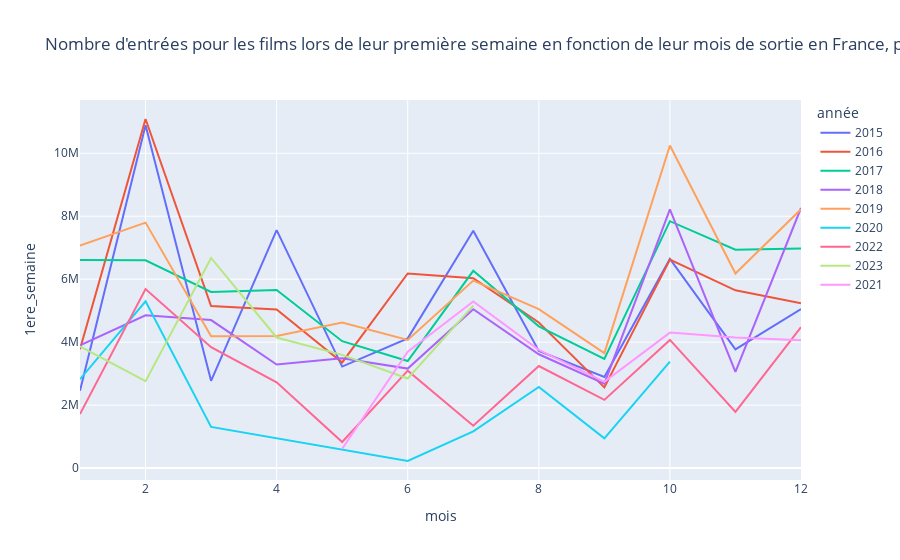

Notebook cell for this chart:
### Markdown cell above
<font color='red'><h2>Nombre d'entrées pour les films lors de leur première semaine en fonction de leur mois de sortie</h2></font>

### Code cell
import plotly.express as px
import pandas as pd

# Assurez-vous que la colonne 'sortie_france' est au format datetime
df['sortie_france'] = pd.to_datetime(df['sortie_france'], format='%Y-%m-%d')

# Filtrer les données pour inclure uniquement les dates entre 2015 et fin 2023
mask = (df['sortie_france'] >= '2015-01-01') & (df['sortie_france'] <= '2023-12-31')
df_filtered = df.loc[mask]

# Créer une colonne 'mois' pour regrouper les données par mois
df_filtered['mois'] = df_filtered['sortie_france'].dt.month

# Créer une colonne 'année' pour la légende
df_filtered['année'] = df_filtered['sortie_france'].dt.year

# Regrouper les données par mois et année et calculer la somme des entrées de la première semaine pour chaque mois et année
df_grouped = df_filtered.groupby(['mois', 'année'])['1ere_semaine'].sum().reset_index()

# Créer le graphique en courbes avec Plotly
fig = px.line(df_grouped, x='mois', y='1ere_semaine', color='année', title="Nombre d'entrées pour les films lors de leur première semaine en fonction de leur mois de sortie en France, par mois, de janvier à décembre, pour toutes les années entre 2015 et fin 2023")
fig.show()

### Figure 1 — Plotly figure (JSON) as saved in the notebook; plotly's stock layout.template omitted (floating-point values rounded to 4 significant figures)
{"data": [{"hovertemplate": "année=2015<br>mois=%{x}<br>1ere_semaine=%{y}<extra></extra>", "legendgroup": "2015", "line": {"color": "#636efa", "dash": "solid"}, "marker": {"symbol": "circle"}, "mode": "lines", "name": "2015", "orientation": "v", "showlegend": true, "type": "scatter", "x": [1, 2, 3, 4, 5, 6, 7, 8, 9, 10, 11, 12], "xaxis": "x", "y": [2459616, 10892167, 2769980, 7560847, 3224766, 4120336, 7537914, 3718083, 2896538, 6644606, 3769362, 5052602], "yaxis": "y"}, {"hovertemplate": "année=2016<br>mois=%{x}<br>1ere_semaine=%{y}<extra></extra>", "legendgroup": "2016", "line": {"color": "#EF553B", "dash": "solid"}, "marker": {"symbol": "circle"}, "mode": "lines", "name": "2016", "orientation": "v", "showlegend": true, "type": "scatter", "x": [1, 2, 3, 4, 5, 6, 7, 8, 9, 10, 11, 12], "xaxis": "x", "y": [3774806, 11088941, 5147223, 5039036, 3355680, 6181907, 6030984, 4626991, 2563103, 6625792, 5646375, 5235399], "yaxis": "y"}, {"hovertemplate": "année=2017<br>mois=%{x}<br>1ere_semaine=%{y}<extra></extra>", "legendgroup": "2017", "line": {"color": "#00cc96", "dash": "solid"}, "marker": {"symbol": "circle"}, "mode": "lines", "name": "2017", "orientation": "v", "showlegend": true, "type": "scatter", "x": [1, 2, 3, 4, 5, 6, 7, 8, 9, 10, 11, 12], "xaxis": "x", "y": [6606815, 6601911, 5594583, 5654116, 4029676, 3399651, 6266512, 4501875, 3467363, 7843032, 6938657, 6973505], "yaxis": "y"}, {"hovertemplate": "année=2018<br>mois=%{x}<br>1ere_semaine=%{y}<extra></extra>", "legendgroup": "2018", "line": {"color": "#ab63fa", "dash": "solid"}, "marker": {"symbol": "circle"}, "mode": "lines", "name": "2018", "orientation": "v", "showlegend": true, "type": "scatter", "x": [1, 2, 3, 4, 5, 6, 7, 8, 9, 10, 11, 12], "xaxis": "x", "y": [3901557, 4855274, 4701718, 3291164, 3486222, 3160816, 5045371, 3615347, 2683062, 8218213, 3053664, 8262184], "yaxis": "y"}, {"hovertemplate": "année=2019<br>mois=%{x}<br>1ere_semaine=%{y}<extra></extra>", "legendgroup": "2019", "line": {"color": "#FFA15A", "dash": "solid"}, "marker": {"symbol": "circle"}, "mode": "lines", "name": "2019", "orientation": "v", "showlegend": true, "type": "scatter", "x": [1, 2, 3, 4, 5, 6, 7, 8, 9, 10, 11, 12], "xaxis": "x", "y": [7065079, 7797329, 4188297, 4194875, 4620520, 4069737, 5955701, 5051341, 3653707, 10247826, 6179368, 8221522], "yaxis": "y"}, {"hovertemplate": "année=2020<br>mois=%{x}<br>1ere_semaine=%{y}<extra></extra>", "legendgroup": "2020", "line": {"color": "#19d3f3", "dash": "solid"}, "marker": {"symbol": "circle"}, "mode": "lines", "name": "2020", "orientation": "v", "showlegend": true, "type": "scatter", "x": [1, 2, 3, 6, 7, 8, 9, 10], "xaxis": "x", "y": [2823067, 5294584, 1307990, 224647, 1167980, 2574275, 942707, 3384039], "yaxis": "y"}, {"hovertemplate": "année=2022<br>mois=%{x}<br>1ere_semaine=%{y}<extra></extra>", "legendgroup": "2022", "line": {"color": "#FF6692", "dash": "solid"}, "marker": {"symbol": "circle"}, "mode": "lines", "name": "2022", "orientation": "v", "showlegend": true, "type": "scatter", "x": [1, 2, 3, 4, 5, 6, 7, 8, 9, 10, 11, 12], "xaxis": "x", "y": [1716714, 5688030, 3840943, 2723181, 829105, 3094485, 1345965, 3241914, 2165274, 4070129, 1783600, 4476241], "yaxis": "y"}, {"hovertemplate": "année=2023<br>mois=%{x}<br>1ere_semaine=%{y}<extra></extra>", "legendgroup": "2023", "line": {"color": "#B6E880", "dash": "solid"}, "marker": {"symbol": "circle"}, "mode": "lines", "name": "2023", "orientation": "v", "showlegend": true, "type": "scatter", "x": [1, 2, 3, 4, 5, 6, 7], "xaxis": "x", "y": [3867243, 2758054, 6674675, 4147943, 3595536, 2844293, 5160631], "yaxis": "y"}, {"hovertemplate": "année=2021<br>mois=%{x}<br>1ere_semaine=%{y}<extra></extra>", "legendgroup": "2021", "line": {"color": "#FF97FF", "dash": "solid"}, "marker": {"symbol": "circle"}, "mode": "lines", "name": "2021", "orientation": "v", "showlegend": true, "type": "scatter", "x": [5, 6, 7, 8, 9, 10, 11, 12], "xaxis": "x", "y": [614233, 3693873, 5290667, 3755496, 2736753, 4302737, 4145079, 4061484], "yaxis": "y"}], "layout": {"legend": {"title": {"text": "année"}, "tracegroupgap": 0}, "title": {"text": "Nombre d'entrées pour les films lors de leur première semaine en fonction de leur mois de sortie en France, par mois, de janvier à décembre, pour toutes les années entre 2015 et fin 2023"}, "xaxis": {"anchor": "y", "domain": [0, 1], "title": {"text": "mois"}}, "yaxis": {"anchor": "x", "domain": [0, 1], "title": {"text": "1ere_semaine"}}}}
